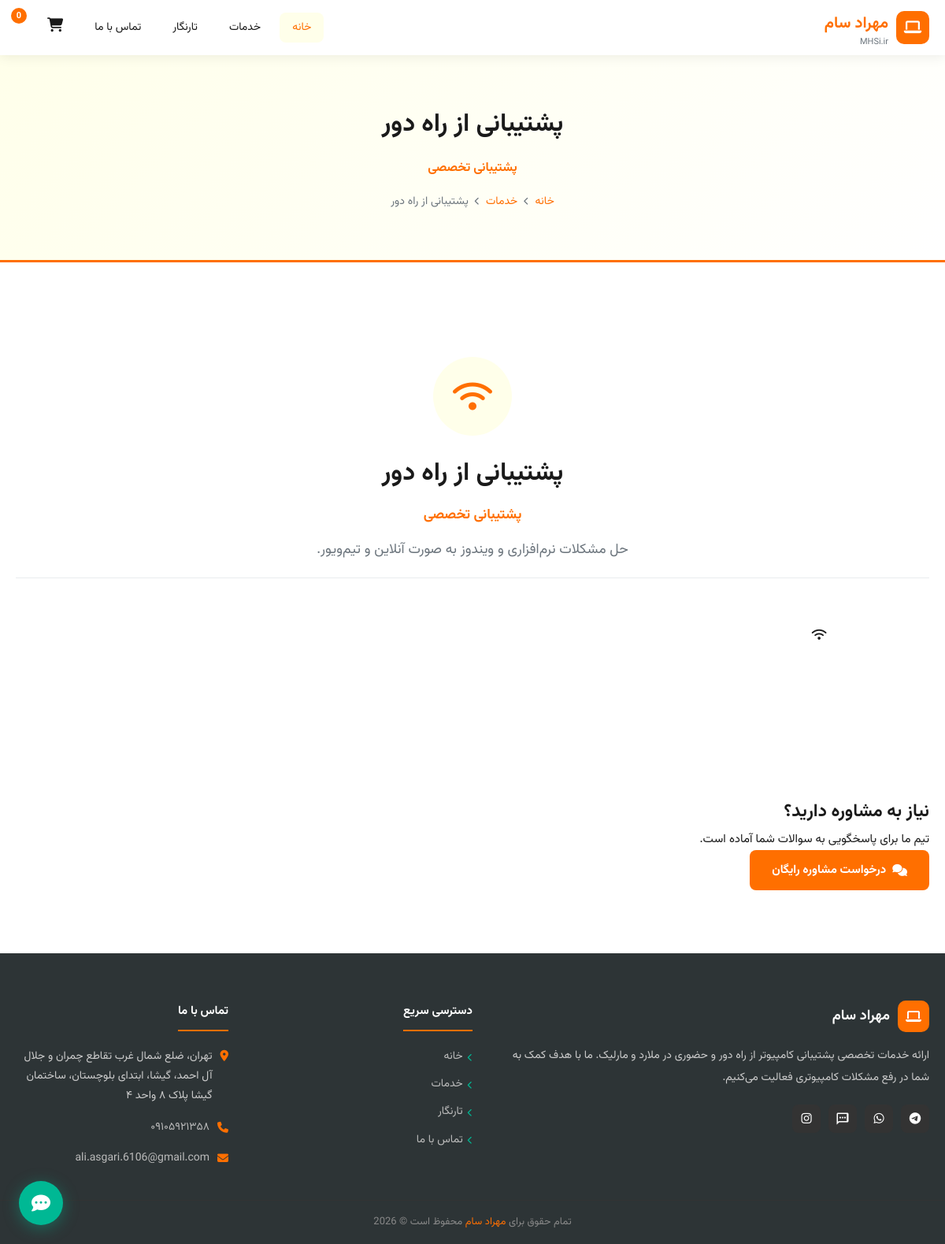
Page /khadamat/poshtiban-az-rah-dor on the committed database.
### tables this page shows
CREATE TABLE `posts` (
  `id` int(11) NOT NULL AUTO_INCREMENT,
  `author_id` int(11) DEFAULT '1',
  `title` varchar(255) NOT NULL,
  `slug` varchar(255) NOT NULL,
  `content` longtext,
  `kholaseh` text COMMENT 'خلاصه / چکیده',
  `subtitle` varchar(200) DEFAULT '',
  `tasvir` varchar(500) DEFAULT NULL COMMENT 'تصویر شاخص',
  `type` varchar(50) NOT NULL DEFAULT 'blog' COMMENT 'blog | safhe | maghaleh | khabar',
  `page_section` varchar(50) DEFAULT NULL,
  `display_order` int(11) DEFAULT '0',
  `template` varchar(50) DEFAULT 'default',
  `language` varchar(5) DEFAULT 'fa',
  `status` varchar(20) DEFAULT 'draft' COMMENT 'publish | draft | trash',
  `bazid` int(11) DEFAULT '0' COMMENT 'تعداد بازدید',
  `meta_title` varchar(255) DEFAULT NULL,
  `meta_description` varchar(500) DEFAULT NULL,
  `meta_keywords` text,
  `created_at` datetime DEFAULT CURRENT_TIMESTAMP,
  `updated_at` datetime DEFAULT NULL ON UPDATE CURRENT_TIMESTAMP,
  PRIMARY KEY (`id`),
  UNIQUE KEY `unique_slug_type` (`slug`,`type`),
  KEY `idx_type_status` (`type`,`status`),
  KEY `idx_author` (`author_id`)
);

### ghaleb/mehrsam/khadamat-tan.php (the view, shortened to what this page needs)
<?php
$service = $GLOBALS['khadamat_service'] ?? null;
    ?>
    <?php
include MASIR_GHALEB . 'sarfaraz.php';
?>
<div class="sarsafhe-safhe">
    <div class="mohtava-container">
        <h1><?= htmlspecialchars($service['title']) ?></h1>
        <?php if (!empty($service['subtitle'])): ?>
            <p class="safhe-sharh" style="color:var(--rang-asli); font-weight:600;"><?= htmlspecialchars($service['subtitle']) ?></p>
        <?php endif; ?>
        <div class="masir-nabz">
            <a href="<?= BASE_URL ?>/">خانه</a>
            <span><i class="fa-solid fa-chevron-left" style="font-size:10px;"></i></span>
            <a href="<?= BASE_URL ?>/khadamat">خدمات</a>
            <span><i class="fa-solid fa-chevron-left" style="font-size:10px;"></i></span>
            <span><?= htmlspecialchars($service['title']) ?></span>
        </div>
    </div>
</div>
<section class="bakhsh">
    <div class="mohtava-container">
        <article class="service-detail">
            <div class="service-detail-header">
                <div class="service-icon-large"><?= $service['tasvir'] ?></div>
                <h1><?= htmlspecialchars($service['title']) ?></h1>
                <?php if (!empty($service['subtitle'])): ?>
                    <p class="service-subtitle"><?= htmlspecialchars($service['subtitle']) ?></p>
                <?php endif; ?>
                <p class="service-excerpt"><?= htmlspecialchars($service['kholaseh']) ?></p>
            </div>
            <div class="service-detail-content">
                <div class="service-img"><?= $service['tasvir'] ?></div>
                <div class="service-text"><?= $service['content'] ?></div>
            </div>
        </article>
    </div>
</section>
<section class="bakhsh cta-section">
    <div class="mohtava-container">
        <h2>نیاز به مشاوره دارید؟</h2>
        <p>تیم ما برای پاسخگویی به سوالات شما آماده است.</p>
        <a href="<?= BASE_URL ?>/tamas" class="dakmeh dakmeh-asli">
            <i class="fa-solid fa-comments"></i>
            درخواست مشاوره رایگان
        </a>
    </div>
</section>
<?php include MASIR_GHALEB . 'panevis.php'; ?>

### ghaleb/mehrsam/khadamat-tan.php (style rules this page uses)
.service-detail-header { text-align: center; padding: 40px 0 20px; border-bottom: 1px solid var(--rang-border, #eef0f4); margin-bottom: 30px; }
.service-icon-large { width: 100px; height: 100px; border-radius: 50%; background: var(--rang-roshan, #fff3e0); display: inline-flex; align-items: center; justify-content: center; color: var(--rang-asli); font-size: 40px; margin-bottom: 20px; }
.service-detail-header h1 { font-size: 2rem; color: var(--rang-matn, #1a1a1a); margin-bottom: 8px; }
.service-subtitle { color: var(--rang-asli, #FF6F00); font-weight: 600; font-size: 1.1rem; margin-bottom: 12px; }
.service-excerpt { color: var(--rang-gray, #6c757d); font-size: 1.1rem; line-height: 1.8; max-width: 700px; margin: 0 auto; }
.service-detail-content { display: grid; grid-template-columns: 280px 1fr; gap: 40px; padding: 30px 0; }
.service-img { text-align: center; }
.service-text { line-height: 1.9; color: #444; }

### rows in the picture
posts: title "پشتیبانی از راه دور", subtitle "پشتیبانی تخصصی", kholaseh "حل مشکلات نرم‌افزاری و ویندوز به صورت آنلاین و تیم‌ویور."

### other values in the picture
$site_title "مهراد سام"
$item['label'] "خانه"
$item['label'] "خدمات"
$item['label'] "تارنگار"
$item['label'] "تماس با ما"
sabad_count() "0"
SITE_NAME "مهراد سام"
$lnk[1] "خانه"
$lnk[1] "خدمات"
$lnk[1] "تارنگار"
$lnk[1] "تماس با ما"
SITE_ADRES "تهران، ضلع شمال غرب تقاطع چمران و جلال آل احمد، گیشا، ابتدای بلوچستان، ساختمان گیشا پلاک ۸ واحد ۴"
SITE_TEL "۰۹۱۰۵۹۲۱۳۵۸"
SITE_EMAIL "ali.asgari.6106@gmail.com"
